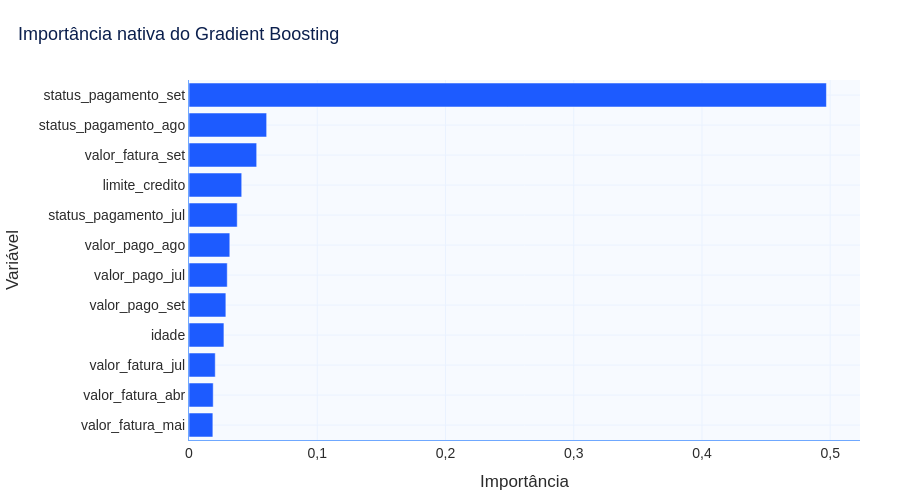

Notebook cell for this chart:
### Code cell
fig = grafico_importancia_variaveis(
    importancias_nativas,
    titulo="Importância nativa do Gradient Boosting",
)
fig.show()

### Figure 1 — Plotly figure (JSON) as saved in the notebook; plotly's stock layout.template omitted (floating-point values rounded to 4 significant figures)
{"data": [{"error_x": {"color": "#6B7280"}, "hovertemplate": "%{y}: %{x:.4f}<extra></extra>", "legendgroup": "", "marker": {"color": "#1D5BFF", "pattern": {"shape": ""}}, "name": "", "orientation": "h", "showlegend": false, "textposition": "auto", "type": "bar", "x": [0.01862, 0.01889, 0.02047, 0.02724, 0.02875, 0.02983, 0.03182, 0.03762, 0.04112, 0.05278, 0.06056, 0.4971], "xaxis": "x", "y": ["valor_fatura_mai", "valor_fatura_abr", "valor_fatura_jul", "idade", "valor_pago_set", "valor_pago_jul", "valor_pago_ago", "status_pagamento_jul", "limite_credito", "valor_fatura_set", "status_pagamento_ago", "status_pagamento_set"], "yaxis": "y"}], "layout": {"barmode": "relative", "colorway": ["#1D5BFF", "#00C86F", "#A259FF", "#6FA8FF", "#123C8C"], "font": {"color": "#2B2B2B", "family": "Arial, sans-serif", "size": 14}, "height": 500, "hoverlabel": {"font": {"size": 13}}, "legend": {"orientation": "h", "title": {"text": ""}, "tracegroupgap": 0, "x": 0, "y": 1.02, "yanchor": "bottom"}, "margin": {"b": 60, "l": 70, "r": 40, "t": 80}, "paper_bgcolor": "#FFFFFF", "plot_bgcolor": "#F7FAFF", "separators": ",.", "showlegend": false, "title": {"font": {"color": "#0B1F4D", "size": 18}, "text": "Importância nativa do Gradient Boosting", "x": 0.02}, "xaxis": {"anchor": "y", "domain": [0, 1], "gridcolor": "#EAF2FF", "linecolor": "#6FA8FF", "showgrid": true, "tickfont": {"color": "#2B2B2B"}, "title": {"font": {"color": "#2B2B2B"}, "text": "Importância"}, "zeroline": false}, "yaxis": {"anchor": "x", "domain": [0, 1], "gridcolor": "#EAF2FF", "linecolor": "#6FA8FF", "showgrid": true, "tickfont": {"color": "#2B2B2B"}, "title": {"font": {"color": "#2B2B2B"}, "text": "Variável"}, "zeroline": false}}}
